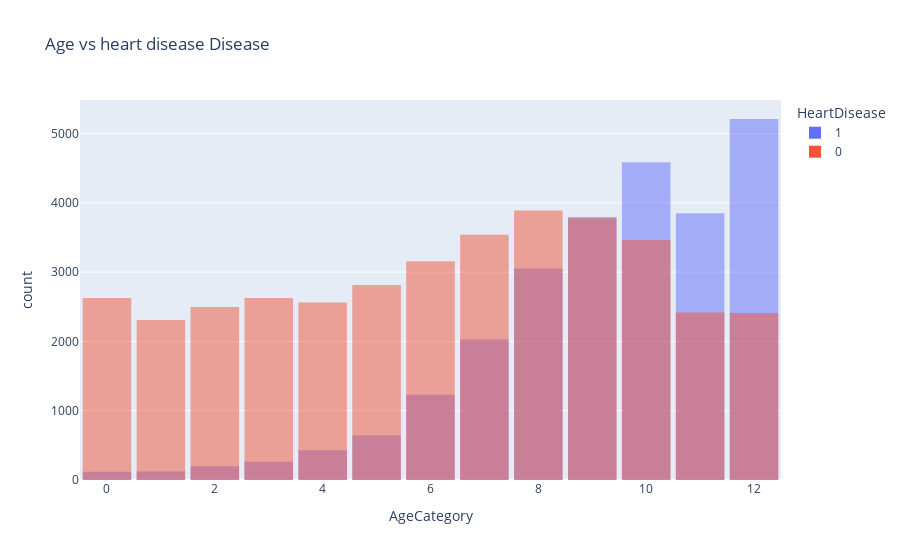

Notebook cell for this chart:
### Code cell
fig = px.histogram(full_data, x='AgeCategory', color='HeartDisease', barmode='overlay',
                   title="Age vs heart disease Disease",
                   labels={'age': 'Age', 'cardio': 'Cardiovascular Disease'})
fig.update_layout(bargap=0.1)
fig.show()

### Figure 1 — Plotly figure (JSON) as saved in the notebook; plotly's stock layout.template omitted (floating-point values rounded to 4 significant figures; data arrays with more than 128 entries replaced by an {"elided": "..."} marker saying what was removed)
{"data": [{"bingroup": "x", "hovertemplate": "HeartDisease=1<br>AgeCategory=%{x}<br>count=%{y}<extra></extra>", "legendgroup": "1", "marker": {"color": "#636efa", "opacity": 0.5, "pattern": {"shape": ""}}, "name": "1", "orientation": "v", "showlegend": true, "type": "histogram", "x": {"elided": "25527 int values"}, "xaxis": "x", "yaxis": "y"}, {"bingroup": "x", "hovertemplate": "HeartDisease=0<br>AgeCategory=%{x}<br>count=%{y}<extra></extra>", "legendgroup": "0", "marker": {"color": "#EF553B", "opacity": 0.5, "pattern": {"shape": ""}}, "name": "0", "orientation": "v", "showlegend": true, "type": "histogram", "x": {"elided": "38089 int values"}, "xaxis": "x", "yaxis": "y"}], "layout": {"bargap": 0.1, "barmode": "overlay", "legend": {"title": {"text": "HeartDisease"}, "tracegroupgap": 0}, "title": {"text": "Age vs heart disease Disease"}, "xaxis": {"anchor": "y", "domain": [0, 1], "title": {"text": "AgeCategory"}}, "yaxis": {"anchor": "x", "domain": [0, 1], "title": {"text": "count"}}}}
